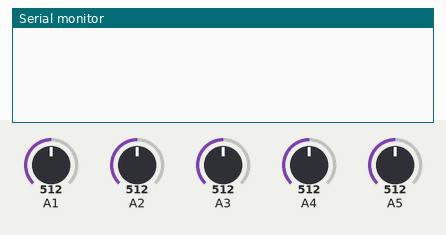
This sketch was run on a simulated Arduino Uno, built with avr-gcc and run on an emulated ATmega328P. Parts: the last lines printed to the serial monitor. The test bench sets the inputs (shaded band); at power-on: A1 = 512, A2 = 512, A3 = 512, A4 = 512, A5 = 512.

Above: at 1.8 s.
1.9 s: A1 set to 526
At 2.8 s:
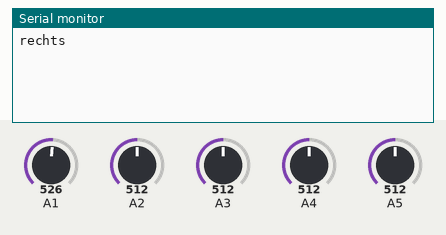
4.5 s: A2 set to 716
At 5.3 s:
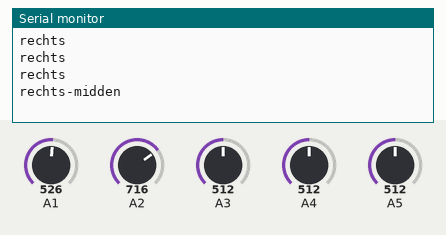
7.5 s: A3 set to 992
At 8.8 s:
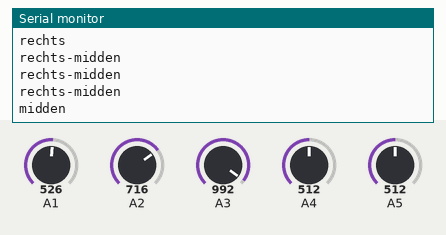

Measured:
- the behaviour switches between 512 and 513 on A1 (found by bisection; images 0 and 1)
- after the input at 1.9 s, the serial monitor: prints a new line after 0.10 s (image 1)
- after the input at 4.5 s, the serial monitor: prints a new line after 0.50 s (image 2)
- after the input at 7.5 s, the serial monitor: prints a new line after 0.51 s (image 3)

The sketch:

rondevlamsensor.ino
```cpp
const int sensorMin = 0;     // sensor minimum
const int sensorMax = 1024;  // sensor maximum
const int treshold = 300;


void setup() {
  Serial.begin(9600);
}
void loop() {
  // read the sensor on analog A0:
  int sensorReading1 = analogRead(A1);
  int sensorReading2 = analogRead(A2);
  int sensorReading3 = analogRead(A3);
  int sensorReading4 = analogRead(A4);
  int sensorReading5 = analogRead(A5);
  // int range = map(sensorReading, sensorMin, sensorMax, 0, 3);

  if (sensorReading1>treshold || sensorReading2>treshold || sensorReading3>treshold ||sensorReading4>treshold || sensorReading5>treshold){
    if (sensorReading1>sensorReading2 && sensorReading1>sensorReading3 && sensorReading1>sensorReading4 && sensorReading1>sensorReading5){
      Serial.println("rechts");
      }
    else if (sensorReading2>sensorReading1 && sensorReading2>sensorReading3 && sensorReading2>sensorReading4 && sensorReading2>sensorReading5){
      Serial.println("rechts-midden");
      }
    else if (sensorReading3>sensorReading1 && sensorReading3>sensorReading2 && sensorReading3>sensorReading4 && sensorReading3>sensorReading5){
      Serial.println("midden");
      }
    else if (sensorReading4>sensorReading1 && sensorReading4>sensorReading2 && sensorReading4>sensorReading3 && sensorReading4>sensorReading5){
      Serial.println("links-midden");
      }
    else if (sensorReading5>sensorReading1 && sensorReading5>sensorReading2 && sensorReading5>sensorReading3 && sensorReading5>sensorReading4){
      Serial.println("links");
      }
    }

//  Serial.println(sensorReading1);
//  Serial.println(sensorReading2);
//  Serial.println(sensorReading3);
//  Serial.println(sensorReading4);
//  Serial.println(sensorReading5);
  delay(1000);
}
```
